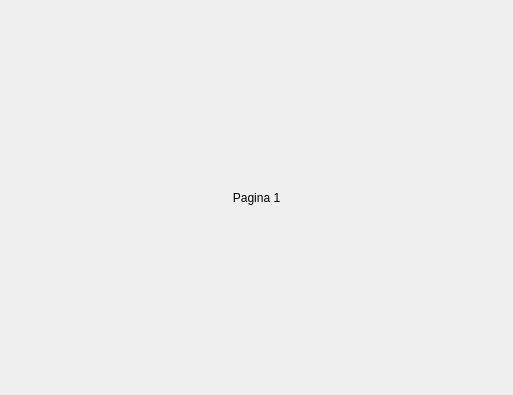
<?xml version="1.0" encoding="UTF-8"?>
<ui version="4.0">
 <class>application_pages</class>
 <widget class="QStackedWidget" name="application_pages">
  <property name="geometry">
   <rect>
    <x>0</x>
    <y>0</y>
    <width>513</width>
    <height>395</height>
   </rect>
  </property>
  <property name="windowTitle">
   <string>StackedWidget</string>
  </property>
  <property name="currentIndex">
   <number>0</number>
  </property>
  <widget class="QWidget" name="page_1">
   <layout class="QVBoxLayout" name="verticalLayout">
    <item>
     <widget class="QLabel" name="label_3">
      <property name="text">
       <string>Pagina 1</string>
      </property>
      <property name="alignment">
       <set>Qt::AlignmentFlag::AlignCenter</set>
      </property>
     </widget>
    </item>
   </layout>
  </widget>
  <widget class="QWidget" name="page_3">
   <layout class="QVBoxLayout" name="verticalLayout_3">
    <item>
     <widget class="QLabel" name="label">
      <property name="text">
       <string>Pagina 3</string>
      </property>
      <property name="alignment">
       <set>Qt::AlignmentFlag::AlignCenter</set>
      </property>
     </widget>
    </item>
   </layout>
  </widget>
  <widget class="QWidget" name="page_2">
   <layout class="QVBoxLayout" name="verticalLayout_2">
    <item>
     <widget class="QLabel" name="label_2">
      <property name="text">
       <string>Pagina 2</string>
      </property>
      <property name="alignment">
       <set>Qt::AlignmentFlag::AlignCenter</set>
      </property>
     </widget>
    </item>
   </layout>
  </widget>
 </widget>
 <resources/>
 <connections/>
</ui>
